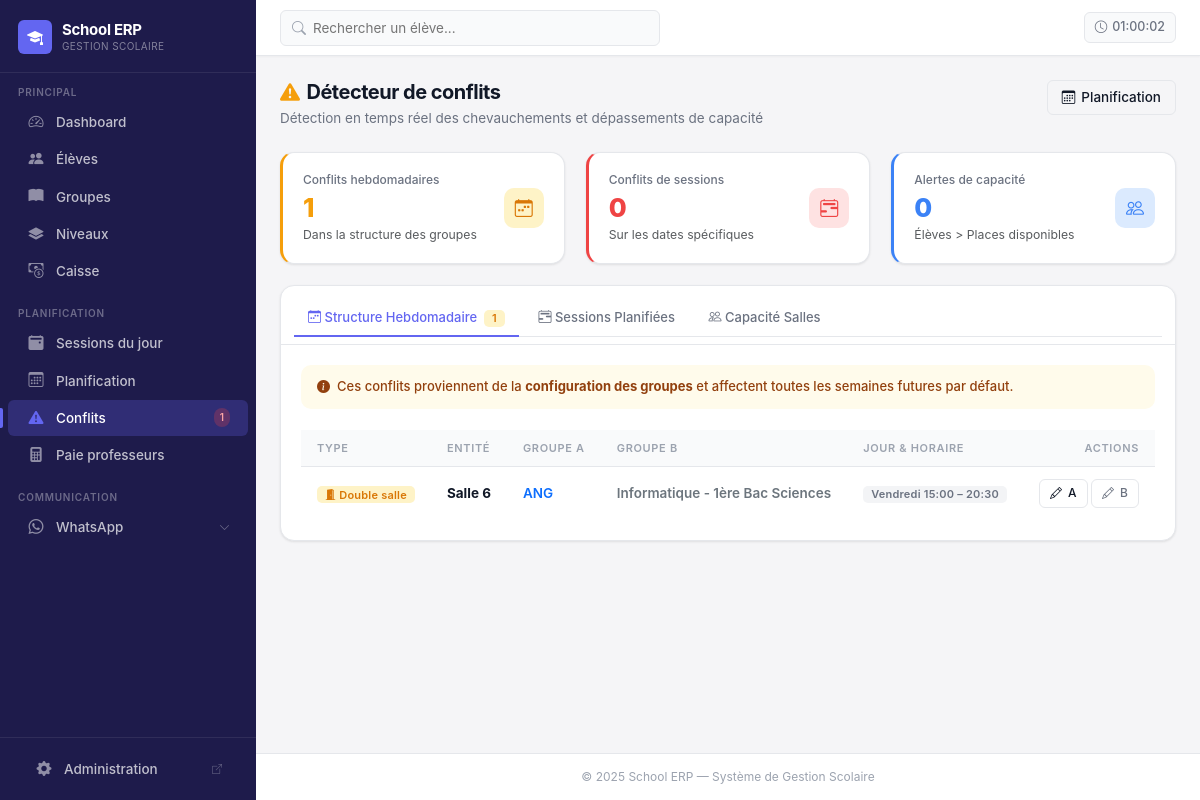
Page /schedule/conflicts/ (signed in) on the committed database.
### core/models.py (models this page shows, shortened)
class Room(models.Model):
    name = models.CharField(max_length=50, unique=True, verbose_name="Nom de la salle")
    capacity = models.PositiveIntegerField(
        validators=[MinValueValidator(1)],
        verbose_name="Capacité"
    )
    is_active = models.BooleanField(default=True, verbose_name="Active")
    class Meta:
        verbose_name = "Salle"
        verbose_name_plural = "Salles"
        ordering = ['name']

class CourseGroupSchedule(models.Model):
    course_group = models.ForeignKey(
        CourseGroup,
        on_delete=models.CASCADE,
        related_name='schedules',
        verbose_name="Groupe de cours"
    )
    day = models.CharField(
        max_length=3,
        choices=CourseGroup.DAYS_CHOICES,
        verbose_name="Jour"
    )
    start_time = models.TimeField(verbose_name="Heure de début")
    end_time = models.TimeField(verbose_name="Heure de fin")
    room = models.ForeignKey(
        Room,
        on_delete=models.PROTECT,
        related_name='schedules',
        verbose_name="Salle"
    )
    class Meta:
        verbose_name = "Horaire de groupe"
        verbose_name_plural = "Horaires de groupe"
        ordering = ['day', 'start_time']

class CourseGroup(models.Model):
    DAYS_CHOICES = [
        ('MON', 'Lundi'),
        ('TUE', 'Mardi'),
        ('WED', 'Mercredi'),
        ('THU', 'Jeudi'),
        ('FRI', 'Vendredi'),
        ('SAT', 'Samedi'),
        ('SUN', 'Dimanche'),
    ]
    name = models.CharField(max_length=100, verbose_name="Nom du groupe")
    subject = models.CharField(max_length=100, verbose_name="Matière")
    level = models.ForeignKey(
        Level,
        on_delete=models.SET_NULL,
        related_name='course_groups',
        verbose_name="Niveau",
        null=True,
        blank=True
    )
    monthly_price = models.DecimalField(
        max_digits=8,
        decimal_places=2,
        validators=[MinValueValidator(Decimal('0.01'))],
        verbose_name="Prix mensuel (DH)"
    )
    teacher = models.ForeignKey(
        Teacher,
        on_delete=models.PROTECT,
        related_name='course_groups',
        verbose_name="Professeur"
    )
    is_active = models.BooleanField(default=True, verbose_name="Actif")
    created_at = models.DateTimeField(auto_now_add=True)
    class Meta:
        verbose_name = "Groupe de cours"
        verbose_name_plural = "Groupes de cours"
        ordering = ['name']

### core/views.py (the view)
# urls.py: path('schedule/conflicts/', views.schedule_conflicts, name='schedule_conflicts'),
def schedule_conflicts(request):
    from .utils import detect_all_conflicts
    conflicts_data = detect_all_conflicts()
    return render(request, 'core/schedule_conflicts.html', conflicts_data)

### core/context_processors.py (called while the page is built)
def conflicts_count(request):
    CACHE_KEY = 'sidebar_conflict_count'
    CACHE_TTL = getattr(settings, 'CONFLICT_CACHE_TTL', 30)  # seconds
    count = cache.get(CACHE_KEY)
    if count is None:
        try:
            from .utils import detect_all_conflicts
            data = detect_all_conflicts()
            count = len(data.get('schedule_conflicts', []))
        except Exception:
            count = 0
        cache.set(CACHE_KEY, count, CACHE_TTL)
    return {'conflict_count': count}

### core/templatetags/nav_active.py (called while the page is built)
@register.simple_tag(takes_context=True)
def active_if(context, *names):
    request = context.get("request")
    if not request or not request.resolver_match:
        return ""
    return "active" if request.resolver_match.url_name in names else ""

### templates/core/schedule_conflicts.html (shortened to what this page needs)
{% extends 'core/base.html' %}
{% block content %}
<div class="page-header d-flex align-items-start justify-content-between">
  <div>
    <h1 class="page-title">
      <i class="bi bi-exclamation-triangle-fill me-2" style="color:var(--warning);"></i>Détecteur de conflits
    </h1>
    <p class="page-subtitle">Détection en temps réel des chevauchements et dépassements de capacité</p>
  </div>
  <a href="{% url 'core:sessions_schedule' %}" class="btn btn-outline-primary">
    <i class="bi bi-calendar3"></i> Planification
  </a>
</div>
<div class="row g-4 mb-4">
  <div class="col-md-4">
    <div class="stat-card" style="border-left:3px solid var(--warning);">
      <div class="d-flex align-items-center justify-content-between">
        <div>
          <div class="stat-card-label">Conflits hebdomadaires</div>
          <div class="stat-card-value" style="color:var(--warning);">{{ schedule_conflicts|length }}</div>
          <small class="text-muted">Dans la structure des groupes</small>
        </div>
        <div class="stat-card-icon" style="background:#fef3c7;"><i class="bi bi-calendar-week" style="color:#d97706;"></i></div>
      </div>
    </div>
  </div>
  <div class="col-md-4">
    <div class="stat-card" style="border-left:3px solid var(--danger);">
      <div class="d-flex align-items-center justify-content-between">
        <div>
          <div class="stat-card-label">Conflits de sessions</div>
          <div class="stat-card-value" style="color:var(--danger);">{{ session_conflicts|length }}</div>
          <small class="text-muted">Sur les dates spécifiques</small>
        </div>
        <div class="stat-card-icon" style="background:#fee2e2;"><i class="bi bi-calendar2-range" style="color:#ef4444;"></i></div>
      </div>
    </div>
  </div>
  <div class="col-md-4">
    <div class="stat-card" style="border-left:3px solid var(--info);">
      <div class="d-flex align-items-center justify-content-between">
        <div>
          <div class="stat-card-label">Alertes de capacité</div>
          <div class="stat-card-value" style="color:var(--info);">{{ capacity_warnings|length }}</div>
          <small class="text-muted">Élèves > Places disponibles</small>
        </div>
        <div class="stat-card-icon" style="background:#dbeafe;"><i class="bi bi-people" style="color:#3b82f6;"></i></div>
      </div>
    </div>
  </div>
</div>
<div class="card">
  <div class="card-header">
    <ul class="nav nav-tabs card-header-tabs" role="tablist">
      <li class="nav-item">
        <button class="nav-link active position-relative" data-bs-toggle="tab" data-bs-target="#schedules-pane">
          <i class="bi bi-calendar-week me-1"></i>Structure Hebdomadaire
          {% if schedule_conflicts %}<span class="badge badge-warning ms-1">{{ schedule_conflicts|length }}</span>{% endif %}
        </button>
      </li>
      <li class="nav-item ms-1">
        <button class="nav-link position-relative" data-bs-toggle="tab" data-bs-target="#sessions-pane">
          <i class="bi bi-calendar2-range me-1"></i>Sessions Planifiées
        </button>
      </li>
      <li class="nav-item ms-1">
        <button class="nav-link position-relative" data-bs-toggle="tab" data-bs-target="#capacity-pane">
          <i class="bi bi-people me-1"></i>Capacité Salles
        </button>
      </li>
    </ul>
  </div>
  <div class="card-body">
    <div class="tab-content">
      <div class="tab-pane fade show active" id="schedules-pane">
        {% if schedule_conflicts %}
          <div class="alert alert-warning mb-4" style="font-size:13px;">
            <i class="bi bi-info-circle-fill me-2"></i>Ces conflits proviennent de la <strong>configuration des groupes</strong> et affectent toutes les semaines futures par défaut.
          </div>
          <div class="table-responsive">
            <table class="table table-hover mb-0">
              <thead>
                <tr>
                  <th>Type</th><th>Entité</th><th>Groupe A</th><th>Groupe B</th><th>Jour & Horaire</th><th class="text-end">Actions</th>
                </tr>
              </thead>
              <tbody>
                {% for conflict in schedule_conflicts %}
                  <tr>
                    <td>
                      {% if conflict.type == 'ROOM' %}
                        <span class="badge badge-warning"><i class="bi bi-door-open-fill"></i> Double salle</span>
                      {% else %}
                        <span class="badge" style="background:#ede9fe;color:#7c3aed;"><i class="bi bi-person-fill-exclamation"></i> Double prof</span>
                      {% endif %}
                    </td>
                    <td><strong>{{ conflict.entity.name }}</strong></td>
                    <td>
                      <a href="{% url 'core:course_group_edit' conflict.sch1.course_group.id %}" class="fw-600 text-decoration-none">
                        {{ conflict.sch1.course_group.name }}
                      </a>
                    </td>
                    <td>
                      <a href="{% url 'core:course_group_edit' conflict.sch2.course_group.id %}" class="fw-600 text-decoration-none text-secondary">
                        {{ conflict.sch2.course_group.name }}
                      </a>
                    </td>
                    <td>
                      <span class="badge badge-secondary">{{ conflict.sch1.get_day_display }} {{ conflict.sch1.start_time|time:"H:i" }} – {{ conflict.sch1.end_time|time:"H:i" }}</span>
                    </td>
                    <td class="text-end">
                      <div class="d-flex gap-1 justify-content-end">
                        <a href="{% url 'core:course_group_edit' conflict.sch1.course_group.id %}" class="btn btn-sm btn-outline-primary">
                          <i class="bi bi-pencil"></i> A
                        </a>
                        <a href="{% url 'core:course_group_edit' conflict.sch2.course_group.id %}" class="btn btn-sm btn-outline-secondary">
                          <i class="bi bi-pencil"></i> B
                        </a>
                      </div>
                    </td>
                  </tr>
                {% endfor %}
              </tbody>
            </table>
          </div>
        {% else %}
          <div class="empty-state">
            <div class="empty-state-icon" style="color:var(--success);opacity:1;"><i class="bi bi-check-circle-fill"></i></div>
            <div class="empty-state-title">Aucun conflit d'horaire hebdomadaire</div>
            <div class="empty-state-text">Votre emploi du temps est sans collision.</div>
          </div>
        {% endif %}
      </div>
    </div>
  </div>
</div>
{% endblock %}

### templates/core/base.html (style rules this page uses)
:root { --font-sans: 'Inter', system-ui, -apple-system, sans-serif; --primary: #6366f1; --primary-dark: #4f46e5; --primary-light: #e0e7ff; --primary-rgb: 99, 102, 241; --sidebar-bg: #1e1b4b; --sidebar-hover: rgba(255, 255, 255, 0.07); --sidebar-active: rgba(99, 102, 241, 0.25); --sidebar-text: rgba(255, 255, 255, 0.72); --sidebar-text-active: #ffffff; --sidebar-accent: #6366f1; --sidebar-width: 256px; --body-bg: #f5f5f7; --surface: #ffffff; --surface-alt: #f9fafb; --border: #e5e7eb; --border-focus: #6366f1; --text-primary: #111827; --text-secondary: #6b7280; --text-muted: #9ca3af; --success: #10b981; --warning: #f59e0b; --danger: #ef4444; --info: #3b82f6; --shadow-xs: 0 1px 2px rgba(0, 0, 0, 0.04); --shadow-sm: 0 1px 3px rgba(0, 0, 0, 0.06), 0 1px 2px rgba(0, 0, 0, 0.04); --shadow-md: 0 4px 6px rgba(0, 0, 0, 0.05), 0 2px 4px rgba(0, 0, 0, 0.04); --shadow-lg: 0 10px 15px rgba(0, 0, 0, 0.05), 0 4px 6px rgba(0, 0, 0, 0.04); --radius-sm: 6px; --radius-md: 10px; --radius-lg: 14px; --radius-xl: 18px; }
*, *::before, *::after { box-sizing: border-box; }
html, body { height: 100%; font-family: var(--font-sans); font-size: 14px; background: var(--body-bg); color: var(--text-primary); -webkit-font-smoothing: antialiased; }
.page-header { margin-bottom: 24px; }
.page-title { font-size: 20px; font-weight: 700; color: var(--text-primary); letter-spacing: -0.025em; margin: 0; }
.page-subtitle { font-size: 13.5px; color: var(--text-secondary); margin: 4px 0 0; }
.card { background: var(--surface); border: 1px solid var(--border); border-radius: var(--radius-lg); box-shadow: var(--shadow-sm); transition: box-shadow 0.2s, transform 0.2s; }
.card-header { background: transparent; border-bottom: 1px solid var(--border); padding: 14px 20px; font-weight: 600; font-size: 13.5px; }
.card-body { padding: 20px; }
.stat-card { background: var(--surface); border: 1px solid var(--border); border-radius: var(--radius-lg); padding: 18px 20px; box-shadow: var(--shadow-sm); position: relative; overflow: hidden; }
.stat-card-icon { width: 40px; height: 40px; border-radius: 10px; display: flex; align-items: center; justify-content: center; font-size: 18px; flex-shrink: 0; }
.stat-card-value { font-size: 26px; font-weight: 800; letter-spacing: -0.03em; color: var(--text-primary); line-height: 1; margin: 6px 0 2px; }
.stat-card-label { font-size: 12px; font-weight: 500; color: var(--text-secondary); }
.table { border-collapse: separate; border-spacing: 0; font-size: 13.5px; }
.table thead th { font-size: 11px; font-weight: 600; letter-spacing: 0.06em; text-transform: uppercase; color: var(--text-muted); border-bottom: 1px solid var(--border); background: var(--surface-alt); padding: 10px 16px; white-space: nowrap; }
.table tbody td { padding: 12px 16px; border-bottom: 1px solid var(--border); vertical-align: middle; color: var(--text-primary); }
.table tbody tr:last-child td { border-bottom: none; }
.table-hover tbody tr { transition: background 0.12s; }
.badge { font-size: 11px; font-weight: 600; letter-spacing: 0.02em; padding: 3px 8px; border-radius: 5px; }
.badge-warning { background: #fef3c7; color: #d97706; }
.badge-secondary { background: #f3f4f6; color: #6b7280; }
.btn { font-family: var(--font-sans); font-size: 13.5px; font-weight: 500; border-radius: var(--radius-sm); padding: 7px 14px; transition: all 0.15s; display: inline-flex; align-items: center; gap: 6px; line-height: 1.4; border: 1px solid transparent; }
.btn-outline-primary { background: transparent; border-color: var(--border); color: var(--text-primary); }
.btn-outline-secondary { background: transparent; border-color: var(--border); color: var(--text-secondary); }
.btn-sm { font-size: 12px; padding: 5px 10px; border-radius: 6px; }
.alert { border: none; border-radius: var(--radius-md); font-size: 13.5px; font-weight: 500; padding: 12px 16px; }
.alert-warning { background: #fffbeb; color: #92400e; }
.nav-tabs { border-bottom: 1px solid var(--border); gap: 2px; }
.nav-tabs .nav-link { font-size: 13px; font-weight: 500; color: var(--text-secondary); border: none; border-bottom: 2px solid transparent; border-radius: 0; padding: 8px 14px; transition: color 0.15s, border-color 0.15s; }
.nav-tabs .nav-link.active { color: var(--primary); border-bottom-color: var(--primary); background: transparent; }

### templates/core/schedule_conflicts.html (style rules this page uses)
.fw-600 { font-weight: 600; }

### rows in the picture
Room: entity.name "Salle 6", sch1.course_group.name "ANG", sch2.course_group.name "Informatique - 1ère Bac Sciences", sch1.day "Vendredi", sch1.start_time "15:00", sch1.end_time "20:30"

### other values in the picture
{{ conflict_count }} "1"
{{ schedule_conflicts|length }} "1"
{{ session_conflicts|length }} "0"
{{ capacity_warnings|length }} "0"
